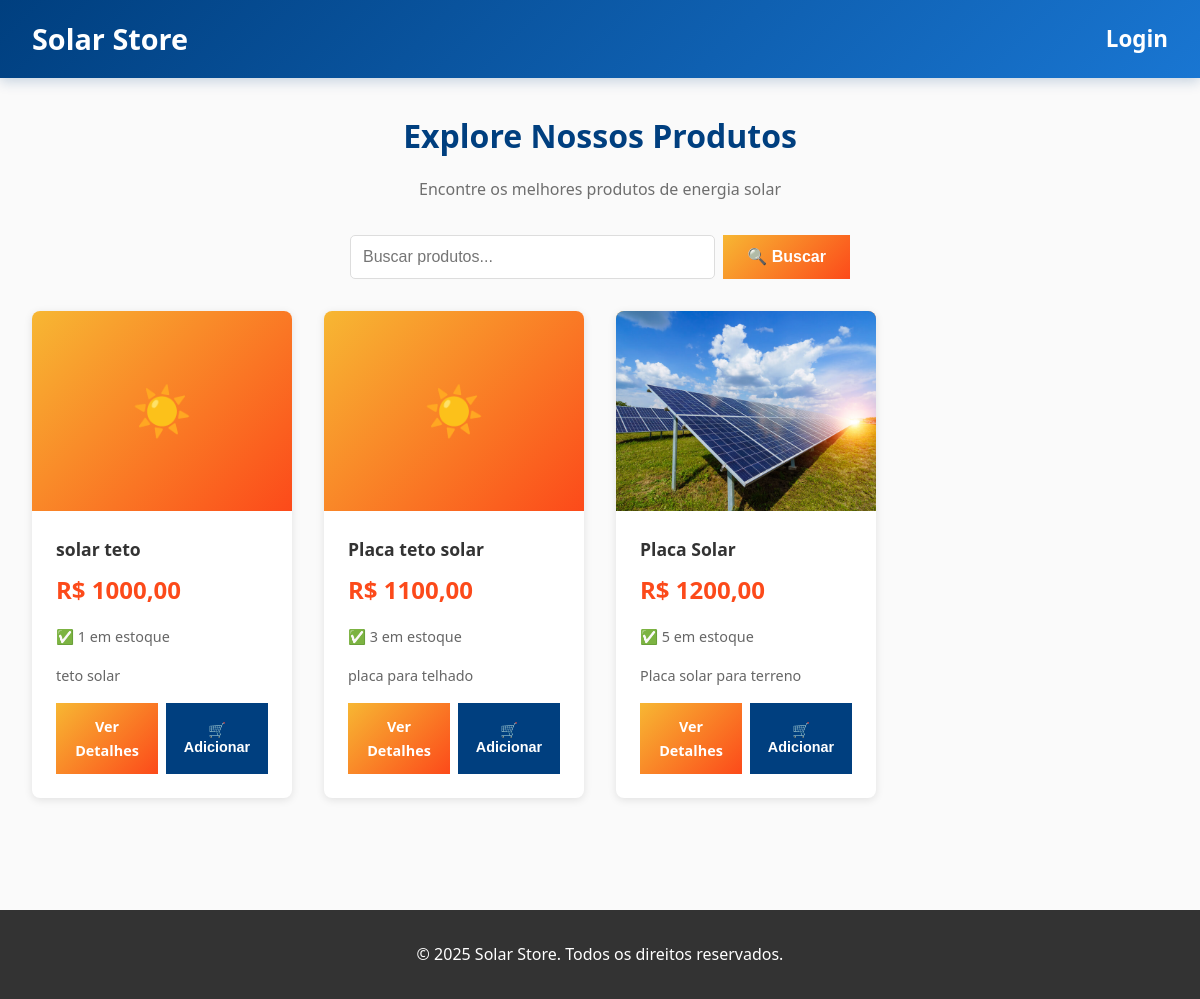
Screenshot of /products/ with the database file from the repository.
### products/models.py (models this page shows, shortened)
class Product(models.Model):
    seller = models.ForeignKey('accounts.SellerProfile', on_delete=models.CASCADE, related_name='products')
    name = models.CharField(max_length=255)
    slug = models.SlugField(max_length=255, unique=True, blank=True)
    description = models.TextField(blank=True)
    price = models.DecimalField(max_digits=10, decimal_places=2)
    quantity = models.PositiveIntegerField(default=0)
    image = models.ImageField(upload_to='products/%Y/%m/%d/', blank=True, null=True)
    image_url = models.URLField(max_length=500, blank=True, null=True, help_text="Link externo para imagem (ex: https://exemplo.com/imagem.png)")
    created_at = models.DateTimeField(auto_now_add=True)
    updated_at = models.DateTimeField(auto_now=True)
    class Meta:
        ordering = ['-created_at']

### products/views.py (the view)
# urls.py: path('', views.product_list, name='product_list'),
def product_list(request):
    qs = Product.objects.filter(quantity__gt=0)
    query = request.GET.get('q')
    if query:
        qs = qs.filter(name__icontains=query)
    return render(request, 'products/product_list.html', {'products': qs})

### products/templates/products/product_list.html (shortened to what this page needs)
{% extends "base/base.html" %}
{% block extra_css %}
{% load static %}
<link rel="stylesheet" href="{% static 'css/products.css' %}">
{% endblock %}
{% block content %}
<div class="products-header">
    <h1>Explore Nossos Produtos</h1>
    <p>Encontre os melhores produtos de energia solar</p>
</div>
<form method="get" class="search-bar">
    <input type="text" name="q" placeholder="Buscar produtos..." value="{{ request.GET.q }}">
    <button type="submit" class="btn btn-primary">🔍 Buscar</button>
</form>
{% if products %}
    <div class="products-grid">
        {% for product in products %}
        <div class="product-card">
            <div class="product-image">
                {% if product.image_url %}
                    <img src="{{ product.image_url }}" alt="{{ product.name }}" style="width: 100%; height: 100%; object-fit: cover;" onerror="this.style.display='none'; this.parentElement.textContent='☀️';">
                {% elif product.image %}
                    <img src="{{ product.image.url }}" alt="{{ product.name }}" style="width: 100%; height: 100%; object-fit: cover;" onerror="this.style.display='none'; this.parentElement.textContent='☀️';">
                {% else %}
                    ☀️
                {% endif %}
            </div>
            <div class="product-info">
                <div class="product-name">{{ product.name }}</div>
                <div class="product-price">R$ {{ product.price|floatformat:2 }}</div>
                {% if product.quantity > 0 %}
                    <div class="product-quantity">
                        ✅ {{ product.quantity }} em estoque
                    </div>
                {% else %}
                    <div class="product-quantity" style="color: #d9534f;">
                        ❌ Fora de estoque
                    </div>
                {% endif %}
                {% if product.description %}
                    <div class="product-description">{{ product.description }}</div>
                {% endif %}
                <div class="product-actions">
                    <a href="{% url 'product_detail' slug=product.slug %}" class="btn btn-primary">
                        Ver Detalhes
                    </a>
                    {% if product.quantity > 0 %}
                    <button class="btn btn-secondary">
                        🛒 Adicionar
                    </button>
                    {% endif %}
                </div>
            </div>
        </div>
        {% endfor %}
    </div>
{% else %}
    <div class="empty-state">
        <div class="empty-state-icon">📦</div>
        <h2>Nenhum Produto Encontrado</h2>
        <p>Tente ajustar sua busca ou voltar mais tarde</p>
    </div>
{% endif %}
{% endblock %}

### templates/base/base.html (shortened to what this page needs)
<!DOCTYPE html>
<html lang="pt-BR">
<head>
    {% load static %}
    <link rel="stylesheet" href="{% static 'css/base.css' %}">
    {% block extra_css %}{% endblock %}
</head>
<body>
    <nav class="navbar">
        <div class="navbar-container">
            <a href="{% url 'home' %}" class="navbar-brand">
                 Solar Store
            </a>
            <ul class="navbar-nav">
                {% if user.is_authenticated %}
                    <li><a href="{% url 'product_list' %}">Produtos</a></li>
                    {% if user.seller_profile %}
                        <li><a href="{% url 'seller_dashboard' %}">Dashboard Vendedor</a></li>
                    {% elif user.customer_profile %}
                        <li><a href="{% url 'customer_dashboard' %}">Dashboard Cliente</a></li>
                    {% endif %}
                    <li><a href="{% url 'logout' %}">Sair</a></li>
                {% else %}
                    <li><a href="{% url 'login' %}">Login</a></li>
                {% endif %}
            </ul>
        </div>
    </nav>
    <div class="container">
        {% block content %}{% endblock %}
    </div>
    <footer>
        <p>&copy; 2025 Solar Store. Todos os direitos reservados.</p>
    </footer>
</body>
</html>

### static/css/base.css (style rules this page uses)
:root { --solar-yellow: #f7b733; --solar-orange: #fc4a1a; --solar-blue: #003f7f; --solar-blue-light: #1976d2; --solar-gray: #6e6e6e; --solar-light: #fafafa; --primary: #f7b733; --secondary: #fc4a1a; --success: #28a745; --warning: #ffc107; --danger: #d9534f; --light: #fafafa; --gray: #6e6e6e; --border: #f0f0f0; }
* { margin: 0; padding: 0; box-sizing: border-box; }
body { font-family: 'Segoe UI', Tahoma, Geneva, Verdana, sans-serif; background-color: var(--solar-light); color: var(--solar-gray); line-height: 1.6; }
.navbar { background: linear-gradient(135deg, #003f7f 0%, #1976d2 100%); padding: 1rem 2rem; box-shadow: 0 4px 12px rgba(0, 63, 127, 0.2); position: sticky; top: 0; z-index: 100; }
.navbar-container { max-width: 1200px; margin: 0 auto; display: flex; justify-content: space-between; align-items: center; }
.navbar-brand { font-size: 1.8rem; font-weight: bold; color: white; text-decoration: none; display: flex; align-items: center; gap: 0.5rem; }
.navbar-nav { display: flex; gap: 2rem; align-items: center; list-style: none; }
.navbar-nav a { color: white; text-decoration: none; transition: opacity 0.3s; font-size: 1.4rem; font-weight: 600; }
.container { max-width: 1200px; margin: 0 auto; padding: 2rem; }
.btn { display: inline-block; padding: 0.75rem 1.5rem; border-radius: 0; border: none; cursor: pointer; font-size: 1rem; transition: all 0.3s; text-decoration: none; text-align: center; }
.btn-primary { background: linear-gradient(135deg, #f7b733 0%, #fc4a1a 100%); color: white; font-weight: 600; border: none; }
.btn-secondary { background-color: #003f7f; color: white; font-weight: 600; border: none; }
footer { background-color: #333; color: white; text-align: center; padding: 2rem; margin-top: 3rem; }

### static/css/products.css (style rules this page uses)
.products-header { text-align: center; margin-bottom: 2rem; }
.products-header h1 { font-size: 2rem; color: #003f7f; margin-bottom: 1rem; }
.search-bar { display: flex; gap: 0.5rem; margin-bottom: 2rem; max-width: 500px; margin-left: auto; margin-right: auto; }
.search-bar input { flex: 1; padding: 0.75rem; border: 1px solid #ddd; border-radius: 5px; font-size: 1rem; }
.search-bar button { padding: 0.75rem 1.5rem; }
.products-grid { display: grid; grid-template-columns: repeat(auto-fill, minmax(250px, 1fr)); gap: 2rem; margin: 2rem 0; }
.product-card { background: white; border-radius: 8px; box-shadow: 0 2px 8px rgba(0, 0, 0, 0.1); overflow: hidden; transition: transform 0.3s, box-shadow 0.3s; }
.product-image { width: 100%; height: 200px; background: linear-gradient(135deg, #f7b733 0%, #fc4a1a 100%); display: flex; align-items: center; justify-content: center; font-size: 3rem; overflow: hidden; }
.product-image img { width: 100%; height: 100%; object-fit: cover; }
.product-info { padding: 1.5rem; }
.product-name { font-weight: 600; font-size: 1.1rem; color: #333; margin-bottom: 0.5rem; overflow: hidden; text-overflow: ellipsis; white-space: nowrap; }
.product-price { font-size: 1.5rem; color: #fc4a1a; font-weight: bold; margin-bottom: 1rem; }
.product-quantity { font-size: 0.9rem; color: #666; margin-bottom: 1rem; }
.product-description { font-size: 0.9rem; color: #666; margin-bottom: 1rem; max-height: 60px; overflow: hidden; text-overflow: ellipsis; }
.product-actions { display: flex; gap: 0.5rem; }
.product-actions .btn { flex: 1; padding: 0.75rem; text-align: center; font-size: 0.9rem; }

### rows the page displays
Product: name "solar teto", price "1000,00", quantity "1", description "teto solar", shows "🛒 Adicionar"
Product: name "Placa teto solar", price "1100,00", quantity "3", description "placa para telhado", shows "🛒 Adicionar"
Product: image (picture), name "Placa Solar", price "1200,00", quantity "5", description "Placa solar para terreno", shows "🛒 Adicionar"
